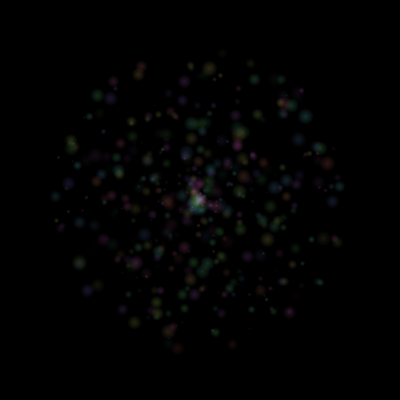
Frame 1 (no input)
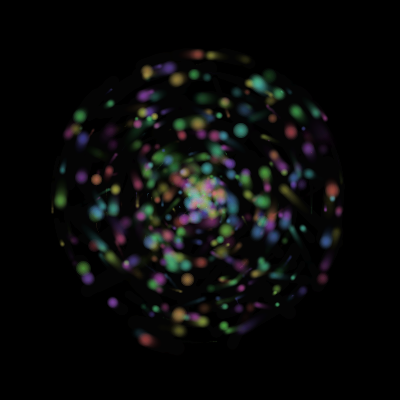
Frame 60 (the mouse pressed at the canvas centre just before this capture)
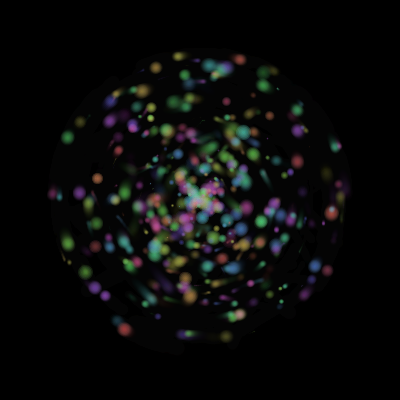
Frame 120 (the mouse held since frame 60 and released just before this capture)

The Processing sketch that drew these frames (run headless with seeded random() and noise(); from frame 60 on, the mouse is pressed at the canvas centre):

// Processing sketch: processing_78003
// ── processing_78003.pde

int MAX_DOTS = 500;
ArrayList<Dot> dots = new ArrayList<Dot>();

void setup() {
  size(400, 400);
  colorMode(HSB, 360, 100, 100);
  background(0);
  smooth();
  for (int i = 0; i < MAX_DOTS;i++) {
    dots.add(new Dot());
  }
}

void draw() {
  //background(0);
  fill(0, 30);
  noStroke();
  rect(0, 0, width, height);

  pushMatrix();
  translate(width/2, height/2);
  for (Dot dot :dots) {
    dot.move().display();
  }
  popMatrix();
}
class Dot {
  float SPEED = 1;
  float ch;
  float r;
  float t;
  float theta;
  float range1 = 150;
  float range2;
  PVector vector;
  PVector momentum;
  
  Dot() {
    float pm1 = (random(1)> 0.5)? 1: -1;
    float pm2 = (random(1)> 0.5)? 1: -1;
    float x_spd = pm1 * random(SPEED/10, SPEED);
    float y_spd = pm2 * random(SPEED/10, SPEED);
    range2 = random(range1);
    theta = random(TWO_PI);
    t = random(TWO_PI);
    ch = random(360);
    r = random(1, 15);
    vector = new PVector(range2*cos(theta), range2*sin(theta));
    momentum = new PVector(x_spd,y_spd);
  }

  Dot display() {
    for (int i = 0; i < 5;i++) {
      strokeWeight(r-(r/5*i));
      stroke(ch, 50+i*5, 100, 10 * abs(sin(t)));
      point(vector.x, vector.y);
    }
    return this;
  }
  Dot move() {
    vector.add(momentum);
    t += 0.05;
    vector.limit(range2);//@+
    //if (vector.mag() > range1) {
    //  momentum.mult(-1);
    //}
    return this;
  }
}
